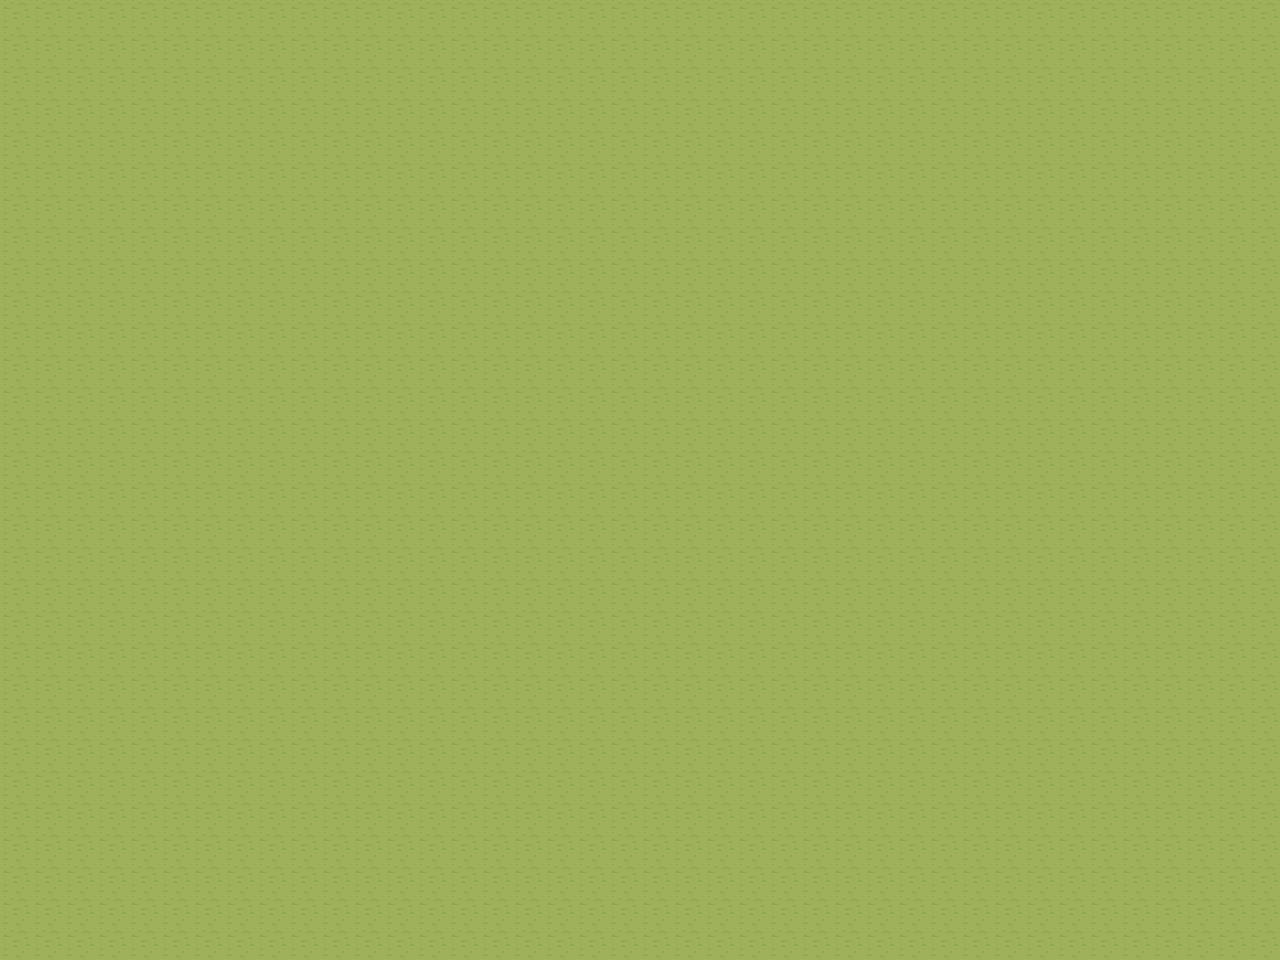

The image is a tile-based game level rendered from a .tmx file. Its description and complete source (layers, tilesets, objects, tile grids) follow:
An orthogonal 40x30 tile map with 32x32 px tiles, 1 tile layer (Ground0).

<map version="1.10" tiledversion="1.12.1" orientation="orthogonal" renderorder="right-down" width="40" height="30" tilewidth="32" tileheight="32" infinite="0" nextlayerid="6" nextobjectid="17">
 <tileset firstgid="1" source="../tilesets/Ground.tsx" />
 <layer id="1" name="Ground0" width="40" height="30">
  <data encoding="csv">
52,52,52,52,52,52,52,52,52,52,52,52,52,52,52,52,52,52,52,52,52,52,52,52,52,52,52,52,52,52,52,52,52,52,52,52,52,52,52,52,
52,52,52,52,52,52,52,52,52,52,52,52,52,52,52,52,52,52,52,52,52,52,52,52,52,52,52,52,52,52,52,52,52,52,52,52,52,52,52,52,
52,52,52,52,52,52,52,52,52,52,52,52,52,52,52,52,52,52,52,52,52,52,52,52,52,52,52,52,52,52,52,52,52,52,52,52,52,52,52,52,
52,52,52,52,52,52,52,52,52,52,52,52,52,52,52,52,52,52,52,52,52,52,52,52,52,52,52,52,52,52,52,52,52,52,52,52,52,52,52,52,
52,52,52,52,52,52,52,52,52,52,52,52,52,52,52,52,52,52,52,52,52,52,52,52,52,52,52,52,52,52,52,52,52,52,52,52,52,52,52,52,
52,52,52,52,52,52,52,52,52,52,52,52,52,52,52,52,52,52,52,52,52,52,52,52,52,52,52,52,52,52,52,52,52,52,52,52,52,52,52,52,
52,52,52,52,52,52,52,52,52,52,52,52,52,52,52,52,52,52,52,52,52,52,52,52,52,52,52,52,52,52,52,52,52,52,52,52,52,52,52,52,
52,52,52,52,52,52,52,52,52,52,52,52,52,52,52,52,52,52,52,52,52,52,52,52,52,52,52,52,52,52,52,52,52,52,52,52,52,52,52,52,
52,52,52,52,52,52,52,52,52,52,52,52,52,52,52,52,52,52,52,52,52,52,52,52,52,52,52,52,52,52,52,52,52,52,52,52,52,52,52,52,
52,52,52,52,52,52,52,52,52,52,52,52,52,52,52,52,52,52,52,52,52,52,52,52,52,52,52,52,52,52,52,52,52,52,52,52,52,52,52,52,
52,52,52,52,52,52,52,52,52,52,52,52,52,52,52,52,52,52,52,52,52,52,52,52,52,52,52,52,52,52,52,52,52,52,52,52,52,52,52,52,
52,52,52,52,52,52,52,52,52,52,52,52,52,52,52,52,52,52,52,52,52,52,52,52,52,52,52,52,52,52,52,52,52,52,52,52,52,52,52,52,
52,52,52,52,52,52,52,52,52,52,52,52,52,52,52,52,52,52,52,52,52,52,52,52,52,52,52,52,52,52,52,52,52,52,52,52,52,52,52,52,
52,52,52,52,52,52,52,52,52,52,52,52,52,52,52,52,52,52,52,52,52,52,52,52,52,52,52,52,52,52,52,52,52,52,52,52,52,52,52,52,
52,52,52,52,52,52,52,52,52,52,52,52,52,52,52,52,52,52,52,52,52,52,52,52,52,52,52,52,52,52,52,52,52,52,52,52,52,52,52,52,
52,52,52,52,52,52,52,52,52,52,52,52,52,52,52,52,52,52,52,52,52,52,52,52,52,52,52,52,52,52,52,52,52,52,52,52,52,52,52,52,
52,52,52,52,52,52,52,52,52,52,52,52,52,52,52,52,52,52,52,52,52,52,52,52,52,52,52,52,52,52,52,52,52,52,52,52,52,52,52,52,
52,52,52,52,52,52,52,52,52,52,52,52,52,52,52,52,52,52,52,52,52,52,52,52,52,52,52,52,52,52,52,52,52,52,52,52,52,52,52,52,
52,52,52,52,52,52,52,52,52,52,52,52,52,52,52,52,52,52,52,52,52,52,52,52,52,52,52,52,52,52,52,52,52,52,52,52,52,52,52,52,
52,52,52,52,52,52,52,52,52,52,52,52,52,52,52,52,52,52,52,52,52,52,52,52,52,52,52,52,52,52,52,52,52,52,52,52,52,52,52,52,
52,52,52,52,52,52,52,52,52,52,52,52,52,52,52,52,52,52,52,52,52,52,52,52,52,52,52,52,52,52,52,52,52,52,52,52,52,52,52,52,
52,52,52,52,52,52,52,52,52,52,52,52,52,52,52,52,52,52,52,52,52,52,52,52,52,52,52,52,52,52,52,52,52,52,52,52,52,52,52,52,
52,52,52,52,52,52,52,52,52,52,52,52,52,52,52,52,52,52,52,52,52,52,52,52,52,52,52,52,52,52,52,52,52,52,52,52,52,52,52,52,
52,52,52,52,52,52,52,52,52,52,52,52,52,52,52,52,52,52,52,52,52,52,52,52,52,52,52,52,52,52,52,52,52,52,52,52,52,52,52,52,
52,52,52,52,52,52,52,52,52,52,52,52,52,52,52,52,52,52,52,52,52,52,52,52,52,52,52,52,52,52,52,52,52,52,52,52,52,52,52,52,
52,52,52,52,52,52,52,52,52,52,52,52,52,52,52,52,52,52,52,52,52,52,52,52,52,52,52,52,52,52,52,52,52,52,52,52,52,52,52,52,
52,52,52,52,52,52,52,52,52,52,52,52,52,52,52,52,52,52,52,52,52,52,52,52,52,52,52,52,52,52,52,52,52,52,52,52,52,52,52,52,
52,52,52,52,52,52,52,52,52,52,52,52,52,52,52,52,52,52,52,52,52,52,52,52,52,52,52,52,52,52,52,52,52,52,52,52,52,52,52,52,
52,52,52,52,52,52,52,52,52,52,52,52,52,52,52,52,52,52,52,52,52,52,52,52,52,52,52,52,52,52,52,52,52,52,52,52,52,52,52,52,
52,52,52,52,52,52,52,52,52,52,52,52,52,52,52,52,52,52,52,52,52,52,52,52,52,52,52,52,52,52,52,52,52,52,52,52,52,52,52,52
</data>
 </layer>
 <objectgroup id="3" name="Collision0" />
</map>
